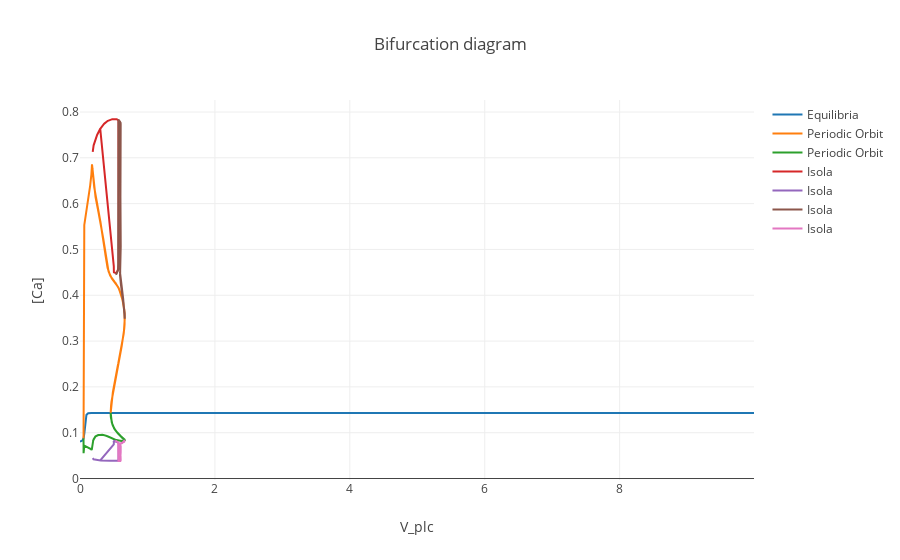

Notebook cell for this chart:
### Code cell
trace_eq = Scatter(x=df_eq['V_plc'],
                  y=df_eq['PAR(4)'],
                  name='Equilibria',
                  mode = 'lines')
trace_per = Scatter(x=df_PR['V_plc'],
                  y=df_PR['PAR(4)'],
                  name='Periodic Orbit',
                   mode='lines')
trace_per_min = Scatter(x=df_PR['V_plc'],
                  y=df_PR['PAR(31)'],
                  name='Periodic Orbit',
                   mode='lines')
tr_is = Scatter(x=df_Is['V_plc'],
                  y=df_Is['PAR(4)'],
                  name='Isola',
                  mode='lines')
tr_is_min = Scatter(x=df_Is['V_plc'],
                  y=df_Is['PAR(31)'],
                  name='Isola',
                  mode='lines')
tr_is2 = Scatter(x=df_Is2['V_plc'],
                  y=df_Is2['PAR(4)'],
                  name='Isola',
                  mode='lines')
tr_is2_min = Scatter(x=df_Is2['V_plc'],
                  y=df_Is2['PAR(31)'],
                  name='Isola',
                  mode='lines')
# tr_is3 = Scatter(x=df_Is3['V_plc'],
#                   y=df_Is3['PAR(5)'],
#                   name='Isola',
#                   mode='lines')
# tr_is3_min = Scatter(x=df_Is3['V_plc'],
#                   y=df_Is3['PAR(32)'],
#                   name='Isola',
#                   mode='lines')
# data = [trace_eq,trace_per,trace_per_min,tr_is,tr_is_min,tr_is2,tr_is2_min,tr_is3,tr_is3_min]
data = [trace_eq,trace_per,trace_per_min,tr_is,tr_is_min,tr_is2,tr_is2_min]
# data = [trace_eq,trace_per,trace_per_min,tr_is,tr_is_min]
layout = Layout(title="Bifurcation diagram",
               xaxis=dict(title='V_plc'),
               yaxis=dict(title='[Ca]'))
fig = Figure(data=data, layout=layout)
iplot(fig)

### Figure 1 — Plotly figure (JSON) as saved in the notebook; plotly's stock layout.template omitted (floating-point values rounded to 4 significant figures; data arrays with more than 128 entries replaced by an {"elided": "..."} marker saying what was removed)
{"data": [{"mode": "lines", "name": "Equilibria", "type": "scatter", "x": {"elided": "1412 float values"}, "y": {"elided": "1412 float values"}}, {"mode": "lines", "name": "Periodic Orbit", "type": "scatter", "x": {"elided": "962 float values"}, "y": {"elided": "962 float values"}}, {"mode": "lines", "name": "Periodic Orbit", "type": "scatter", "x": {"elided": "962 float values"}, "y": {"elided": "962 float values"}}, {"mode": "lines", "name": "Isola", "type": "scatter", "x": {"elided": "1746 float values"}, "y": {"elided": "1746 float values"}}, {"mode": "lines", "name": "Isola", "type": "scatter", "x": {"elided": "1746 float values"}, "y": {"elided": "1746 float values"}}, {"mode": "lines", "name": "Isola", "type": "scatter", "x": {"elided": "6426 float values"}, "y": {"elided": "6426 float values"}}, {"mode": "lines", "name": "Isola", "type": "scatter", "x": {"elided": "6426 float values"}, "y": {"elided": "6426 float values"}}], "layout": {"title": "Bifurcation diagram", "xaxis": {"title": "V_plc"}, "yaxis": {"title": "[Ca]"}}}
